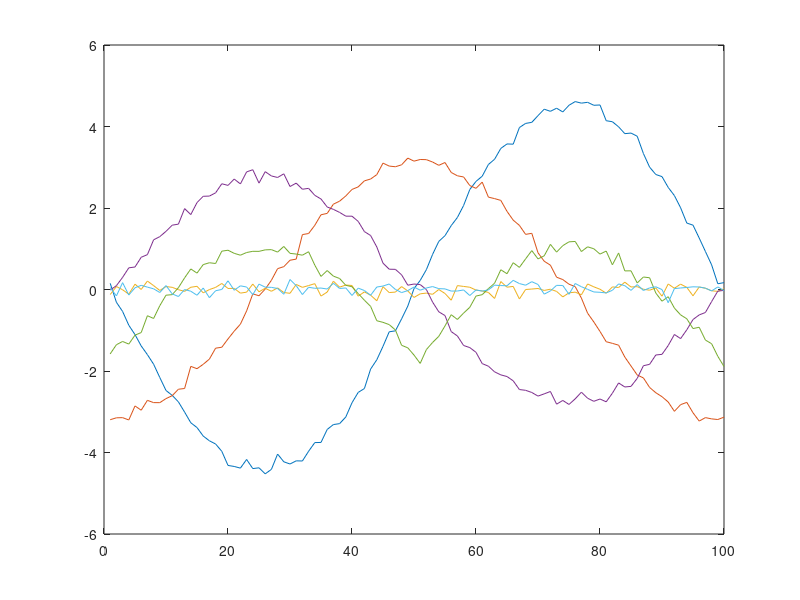

The MATLAB script that drew this image:
%% cosine waves (tuning curves)
x = linspace(-pi,pi,100);
base1 = cos(x-pi/2);
base2 = cos(x);
base3 = cos(x+pi/2);

signalVar = 0.05;
noiseAmp = max(abs(cos(x)))*0.1;

for n = 1:30
    if rem(n,3)==1
        for t = 1:150
            dat(t,:,n) = base1+randn(1,length(x))*noiseAmp+randn(1)*signalVar;
        end
    elseif rem(n,3)==2
        for t = 1:150
            dat(t,:,n) = base2+randn(1,length(x))*noiseAmp+randn(1)*signalVar;
        end
    elseif rem(n,3)==0
        for t = 1:150
            dat(t,:,n) = base3+randn(1,length(x))*noiseAmp+randn(1)*signalVar;
        end
    end
end
            
%% run pca
rsDat = reshape(dat,size(dat,1)*size(dat,2),size(dat,3)); 
[loadings, scores] = pca(rsDat); 
pcScoreMat = reshape(scores,150,100,30); 
plot(pcScoreMat(1,:,1)); hold on; plot(pcScoreMat(1,:,2)); plot(pcScoreMat(1,:,3));

%% cosine waves (tuning curves)
x = linspace(-pi,pi,100);
base1 = max(cos(x-pi/2),0);
base2 = max(cos(x+pi/2),0);

signalVar = 0.05;
noiseAmp = max(abs(cos(x)))*0.1;

for n = 1:30
    if rem(n,2)==1
        for t = 1:150
            dat(t,:,n) = base1+randn(1,length(x))*noiseAmp+randn(1)*signalVar;
        end
    elseif rem(n,2)==0
        for t = 1:150
            dat(t,:,n) = base2+randn(1,length(x))*noiseAmp+randn(1)*signalVar;
        end
    end
end
            
%% run pca
rsDat = reshape(dat,size(dat,1)*size(dat,2),size(dat,3)); 
[loadings, scores] = pca(rsDat); 
pcScoreMat = reshape(scores,150,100,30); 
plot(pcScoreMat(1,:,1)); hold on; plot(pcScoreMat(1,:,2)); plot(pcScoreMat(1,:,3));